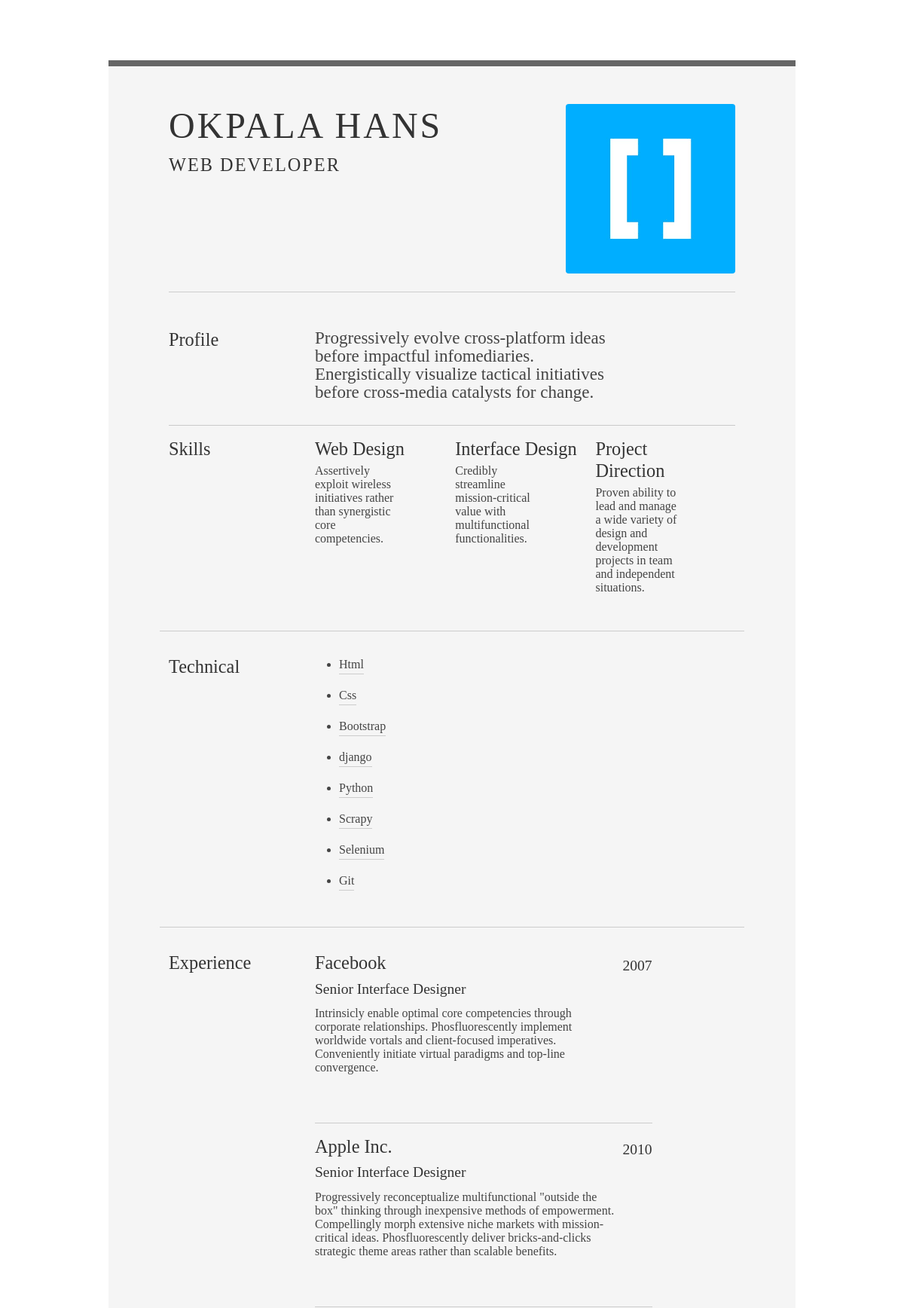
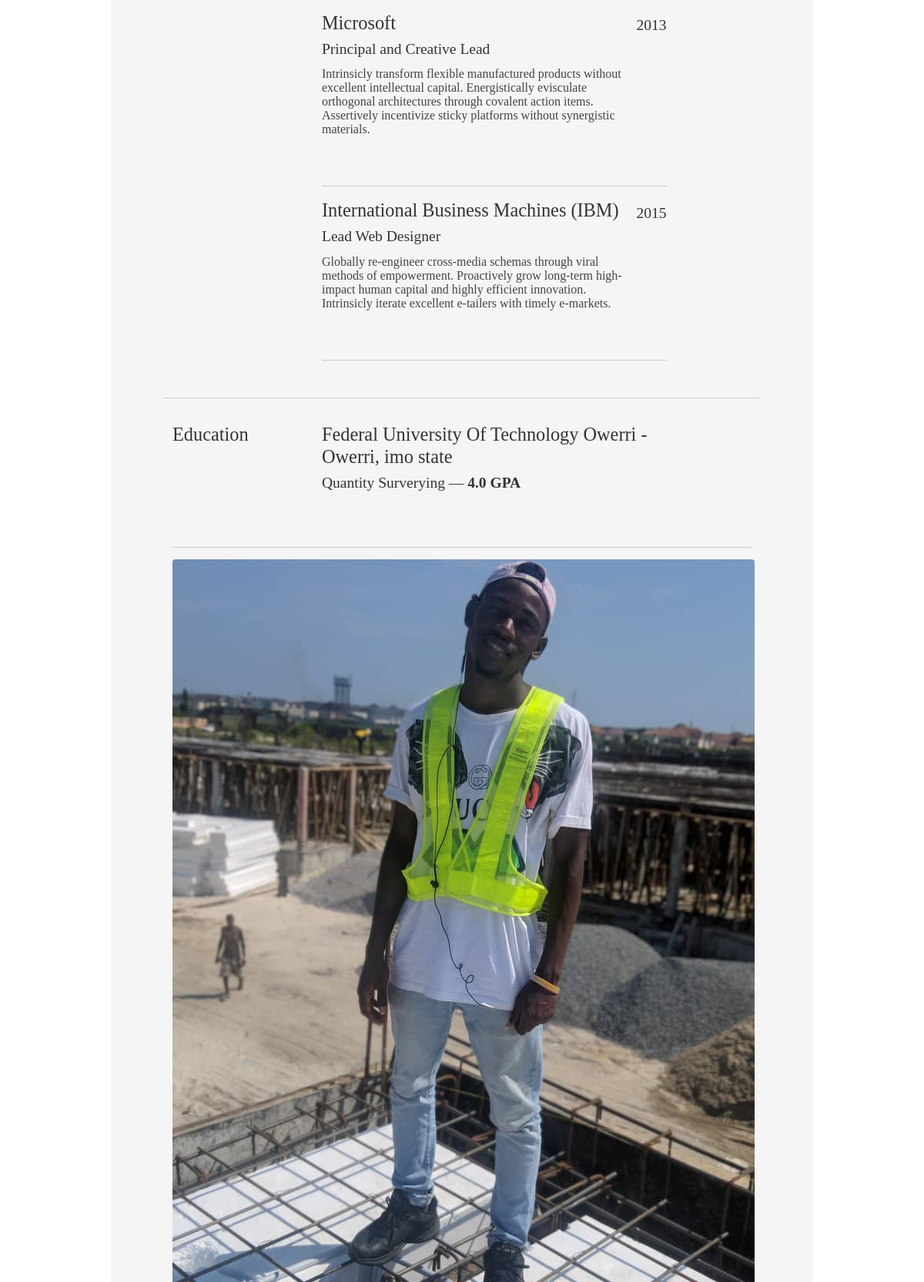
The page / (upper part) on the database its author committed (2 pictures, top to bottom).
### resume_builder/models.py (models this page shows, shortened)
class Customer(models.Model):
    name = models.CharField(max_length=200, db_index=True)
    email = models.EmailField()
    occupation = models.CharField(max_length=200)
    about = models.TextField(blank=False)

class Skills(models.Model):
    title = models.CharField(max_length=200)
    description = models.TextField()

class Technical(models.Model):
    tech_stack = models.CharField(max_length=200)

class Experience(models.Model):
    company_name = models.CharField(max_length=200)
    job_role = models.CharField(max_length=200)
    duration = models.IntegerField(null=True)
    job_description = models.TextField()

class Education(models.Model):
    university_name = models.CharField(max_length=200)
    location = models.CharField(max_length=200)
    course = models.CharField(max_length=200)
    gpa = models.FloatField()

### resume_builder/views.py (the view, shortened to what this page needs)
# urls.py: path('', views.index, name='index'),
def index(request):
    customer = Customer.objects.all()
    skills = Skills.objects.all()
    technical = Technical.objects.all()
    experience = Experience.objects.all()
    education = Education.objects.all()
    subject = 'Thank you for contacting me'
    context = {'customer': customer, 'skills': skills, 'technical': technical, 'experience': experience, 'education': education}
    return render(request, 'index.html', context)

### template/index.html (shortened to what this page needs)
{% load static %}
<!DOCTYPE html PUBLIC "-//W3C//DTD XHTML 1.0 Strict//EN" "http://www.w3.org/TR/xhtml1/DTD/xhtml1-strict.dtd">
<html>
<head>
	<link href="https://cdn.jsdelivr.net/npm/bootstrap@5.0.2/dist/css/bootstrap.min.css" rel="stylesheet"
>
	<link rel="stylesheet" type="text/css"
		href="http://yui.yahooapis.com/2.7.0/build/reset-fonts-grids/reset-fonts-grids.css" media="all" />
	<link rel="stylesheet" type="text/css" href="{% static 'css/resume.css' %}" media="all" />
</head>
<body>
	<div id="doc2" class="yui-t7" style="padding-left: 12%; padding-right: 12%;">
		<div id="inner">
			<div id="hd">
				<div class="row">
					{% for person in customer %}
					<div class="col-6">
						<h1>{{ person.name }}</h1>
						<h2>{{ person.occupation }}</h2>
					</div>
					<div class="col-6 ">
						<img style="float: right;" src="{% static 'images/hng.png' %}" class="rounded float-end"
							alt="...">
					</div>
					{% endfor %}
				</div>
			</div>
			<div id="bd">
				<div id="yui-main">
					<div class="yui-b">
						<div class="row">
							{% for person in customer %}
							<div class="col-3">
								<h2>Profile</h2>
							</div>
							<div class="col-9">
								<p class="enlarge">
									{{ person.about }}
								</p>
							</div>
							{% endfor %}
						</div>
						<hr>
						<div class="yui-gf row">
							<div class="col-3">
								<h2>Skills</h2>
							</div>
							<div class="col-9">
								<div class="row">
									{% for skill in skills %}
									<div class="talent col-4">
										<h2>{{skill.title}}</h2>
										<p>{{ skill.description }}</p>
									</div>
									{% endfor %}
								</div>
							</div>
						</div>
						<div class="yui-gf row">
							<div class="col-3">
								<h2>Technical</h2>
							</div>
							<div class="col-9">
								<div class="row">
									{% for tech in technical %}
									<div class="col-12">
										<ul class="talent" style="display: flex; ">
											<li style="align-items: flex-start;">{{tech.tech_stack}}</li>
										</ul>
									</div>
									{% endfor %}
								</div>
							</div>
						</div>
						<div class="yui-gf row">
							<div class="col-3">
								<h2>Experience</h2>
							</div>
							<div class="col-9">
								{% for exp in experience %}
								<div class="yui-u">
									<div class="job">
										<h2>{{exp.company_name}}</h2>
										<h3>{{exp.job_role}}</h3>
										<h4>{{exp.duration}}</h4>
										<p>{{ exp.job_description }}</p>
									</div>
								</div>
								{% endfor %}
							</div>
						</div>
						<div class="yui-gf last row">
							<div class="col-3">
								<h2>Education</h2>
							</div>
							<div class="col-9">
								{% for detail in education %}
								<div class="yui-u">
									<h2>{{detail.university_name}} - {{detail.location}}</h2>
									<h3>{{detail.course}} &mdash; <strong>{{detail.gpa}} GPA</strong> </h3>
								</div>
								{% endfor %}
							</div>
						</div>
					</div>
				</div>
			</div>
			<div id="ft">
				<div style="padding-bottom: 5px;">
					<center>
						<img src="{% static 'images/IMG-20200125-WA0001.jpg' %}" class="rounded" alt="...">
					</center>
				</div>
				<br>
			</div>
		</div>
	</div>
</body>
</html>

### static/css/resume.css (style rules this page uses)
body { font-family: Georgia; color: #444; }
#inner { padding: 10px 80px; margin: 80px auto; background: #f5f5f5; border: solid #666; border-width: 8px 0 2px 0; }
.yui-gf { margin-bottom: 2em; padding-bottom: 2em; border-bottom: 1px solid #ccc; }
#hd { margin: 2.5em 0 3em 0; padding-bottom: 1.5em; border-bottom: 1px solid #ccc }
#hd h2 { text-transform: uppercase; letter-spacing: 2px; }
#bd, #ft { margin-bottom: 2em; }
#ft { padding: 1em 0 5em 0; font-size: 92%; border-top: 1px solid #ccc; text-align: center; }
#hd h1 { font-size: 48px; text-transform: uppercase; letter-spacing: 3px; }
h2 { font-size: 152% }
h3, h4 { font-size: 122%; }
h1, h2, h3, h4 { color: #333; }
p { font-size: 100%; line-height: 18px; padding-right: 3em; }
strong { font-weight: bold; }
li { line-height: 24px; border-bottom: 1px solid #ccc; }
p.enlarge { font-size: 144%; padding-right: 6.5em; line-height: 24px; }
.last { border-bottom: 0 }
.job { position: relative; margin-bottom: 1em; padding-bottom: 1em; border-bottom: 1px solid #ccc; }
.job h4 { position: absolute; top: 0.35em; right: 0 }
.job p { margin: 0.75em 0 3em 0; }
.last { border: none; }
.talent { width: 32%; float: left }
.talent h2 { margin-bottom: 6px; }
.yui-gf .yui-u { width:80.2%; }

### rows shown on the page
Customer: name "OKPALA HANS", occupation "WEB DEVELOPER", about "Progressively evolve cross-platform ideas before impactful infomediaries. Energistically visualize tactical initiatives before cross-media catalysts for change."
Skills: title "Web Design", description "Assertively exploit wireless initiatives rather than synergistic core competencies."
Skills: title "Interface Design", description "Credibly streamline mission-critical value with multifunctional functionalities."
Skills: title "Project Direction", description "Proven ability to lead and manage a wide variety of design and development projects in team and independent situations."
Technical: tech_stack "Html"
Technical: tech_stack "Css"
Technical: tech_stack "Bootstrap"
Technical: tech_stack "django"
Technical: tech_stack "Python"
Technical: tech_stack "Scrapy"
Technical: tech_stack "Selenium"
Technical: tech_stack "Git"
Experience: company_name "Facebook", job_role "Senior Interface Designer", duration "2007", job_description "Intrinsicly enable optimal core competencies through corporate relationships. Phosfluorescently implement worldwide vortals and client-focused imperatives. Conveniently initiate virtual paradigms and top-line convergence."
Experience: company_name "Apple Inc.", job_role "Senior Interface Designer", duration "2010", job_description "Progressively reconceptualize multifunctional \"outside the box\" thinking through inexpensive methods of empowerment. Compellingly morph extensive niche markets with mission-critical ideas. Phosfluorescently deliver bricks-and-clicks strategic theme areas rather than scalable benefits."
Experience: company_name "Microsoft", job_role "Principal and Creative Lead", duration "2013", job_description "Intrinsicly transform flexible manufactured products without excellent intellectual capital. Energistically evisculate orthogonal architectures through covalent action items. Assertively incentivize sticky platforms without synergistic materials."
Experience: company_name "International Business Machines (IBM)", job_role "Lead Web Designer", duration "2015", job_description "Globally re-engineer cross-media schemas through viral methods of empowerment. Proactively grow long-term high-impact human capital and highly efficient innovation. Intrinsicly iterate excellent e-tailers with timely e-markets."
Education: university_name "Federal University Of Technology Owerri", location "Owerri, imo state", course "Quantity Surverying", gpa "4.0"
